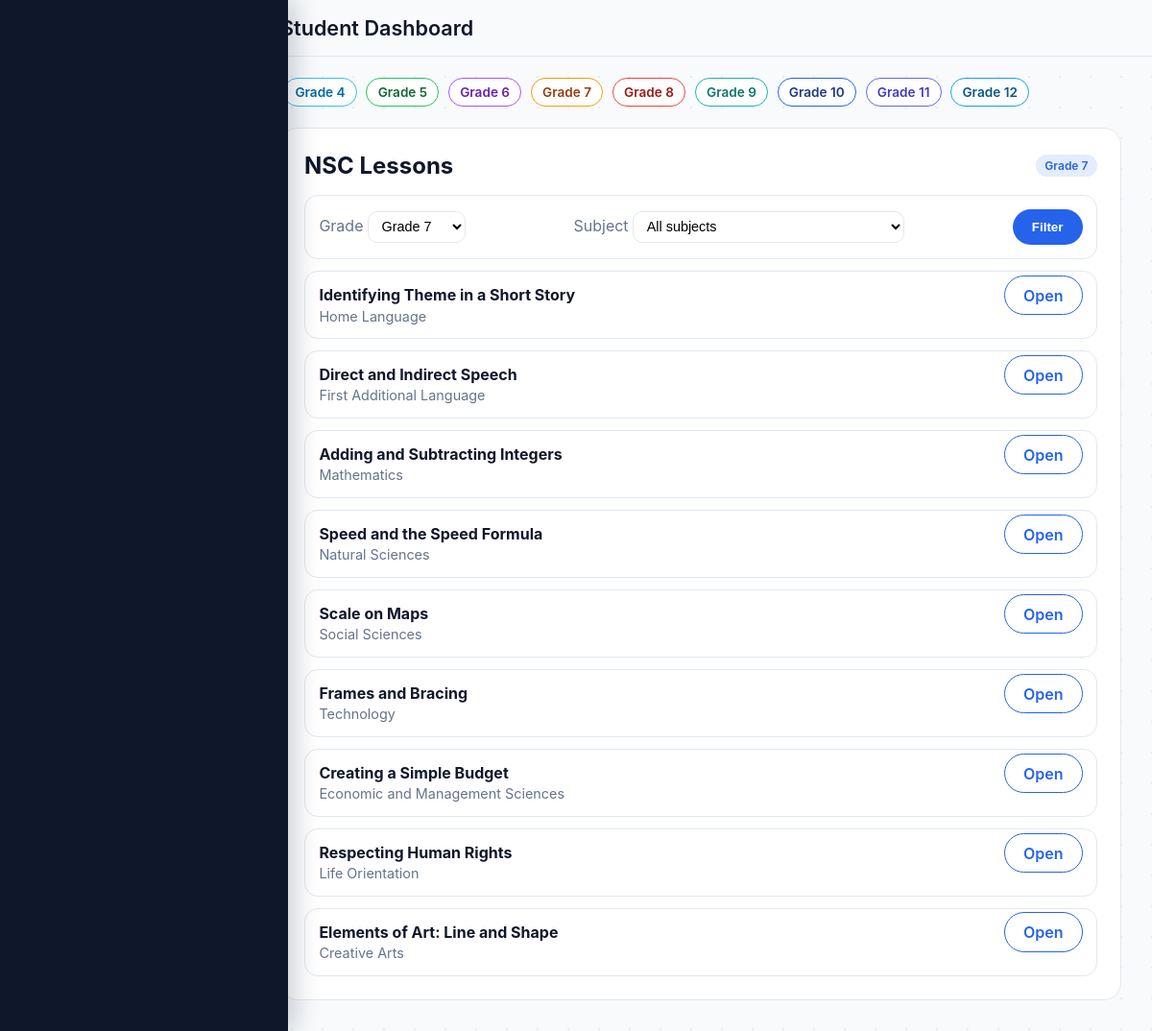
Screenshot of /lessons/catalog/?grade=7 (signed in) with the database file from the repository.
### core/models.py (models this page shows, shortened)
class Grade(models.Model):
    PHASE_INTERMEDIATE = "intermediate"
    PHASE_SENIOR = "senior"
    PHASE_FET = "fet"
    PHASE_CHOICES = [
        (PHASE_INTERMEDIATE, "Intermediate"),
        (PHASE_SENIOR, "Senior"),
        (PHASE_FET, "FET"),
    ]
    number = models.PositiveSmallIntegerField(unique=True)
    label = models.CharField(max_length=20, default="")
    phase = models.CharField(max_length=20, choices=PHASE_CHOICES, default=PHASE_INTERMEDIATE)
    class Meta:
        ordering = ("number",)
    def __str__(self):
        return self.label or f"Grade {self.number}"

class Lesson(models.Model):
    caps_version = models.ForeignKey(
        CAPSVersion,
        on_delete=models.SET_NULL,
        null=True,
        blank=True,
        related_name="lessons",
    )
    title = models.CharField(max_length=200)
    slug = models.SlugField(max_length=220, unique=True, blank=True, null=True)
    term = models.PositiveSmallIntegerField(choices=[(1, "Term 1"), (2, "Term 2"), (3, "Term 3"), (4, "Term 4")], default=1)
    topic = models.CharField(max_length=200, blank=True, default="")
    content = models.TextField()
    key_concepts = models.TextField(blank=True, default="")
    examples = models.TextField(blank=True, default="")
    summary = models.TextField(blank=True, default="")
    grade = models.CharField(max_length=20, blank=True, default="")
    subject = models.CharField(max_length=50, blank=True, default="")
    grade_ref = models.ForeignKey(Grade, on_delete=models.SET_NULL, null=True, blank=True, related_name="lessons")
    subject_ref = models.ForeignKey(Subject, on_delete=models.SET_NULL, null=True, blank=True, related_name="lessons")
    topic_ref = models.ForeignKey(Topic, on_delete=models.SET_NULL, null=True, blank=True, related_name="lessons")
    subtopic_ref = models.ForeignKey("Subtopic", on_delete=models.SET_NULL, null=True, blank=True, related_name="lessons")
    notes_text = models.TextField(blank=True, default="")
    notes_file = models.FileField(upload_to="lesson_notes/", blank=True, null=True)
    video_url = models.URLField(blank=True, default="")
    formula_sheet = models.FileField(upload_to="formula_sheets/", blank=True, null=True)
    cover_image = models.FileField(upload_to="lesson_images/", blank=True, null=True)
    created_at = models.DateTimeField(auto_now_add=True)
    updated_at = models.DateTimeField(auto_now=True)
    is_published = models.BooleanField(default=False)
    @property
    def description(self):
        return self.content
    @classmethod
    def published_for_active_caps(cls):
        return cls.objects.filter(is_published=True, caps_version__is_active=True)

class Subject(models.Model):
    name = models.CharField(max_length=100)
    slug = models.SlugField(max_length=120, unique=True)
    grades = models.ManyToManyField(Grade, related_name="subjects", blank=True)
    class Meta:
        ordering = ("name",)

### core/views.py (the view)
# urls.py: path("lessons/catalog/", views.lesson_catalog, name="lesson_catalog"),
@login_required
def lesson_catalog(request):
    grade_number = request.GET.get("grade")
    subject_slug = request.GET.get("subject")
    grade = Grade.objects.filter(number=grade_number).first() if grade_number else Grade.objects.first()
    subjects = Subject.objects.all()
    lessons = Lesson.published_for_active_caps().select_related("grade_ref", "subject_ref", "topic_ref", "subtopic_ref")
    if grade:
        lessons = lessons.filter(models.Q(grade_ref=grade) | models.Q(grade=str(grade.number)))
    if subject_slug:
        lessons = lessons.filter(models.Q(subject_ref__slug=subject_slug) | models.Q(subject__iexact=subject_slug.replace("-", " ")))
    paginator = Paginator(lessons, 12)
    page_obj = paginator.get_page(request.GET.get("page"))
    progress_map = {
        progress.lesson_id: progress
        for progress in StudentProgress.objects.filter(student=request.user, lesson__in=page_obj)
    }
    bookmarks = {
        bookmark.lesson_id
        for bookmark in LessonBookmark.objects.filter(student=request.user, lesson__in=page_obj)
    }
    lesson_cards = [
        {
            "lesson": lesson,
            "progress": progress_map.get(lesson.id),
            "bookmarked": lesson.id in bookmarks,
        }
        for lesson in page_obj
    ]
    return render(request, "core/lessons/lesson_catalog.html", {
        "grade": grade,
        "subjects": subjects,
        "lesson_cards": lesson_cards,
        "page_obj": page_obj,
    })

### core/context_processors.py (called while the page is built)
def grade_nav_context(request):
    grades = list(Grade.objects.order_by("number"))
    return {
        "nav_grades": grades,
    }

### core/templates/core/lessons/lesson_catalog.html (shortened to what this page needs)
{% extends "core/base_student.html" %}
{% block dashboard_content %}
<section class="panel">
  <div class="panel__header">
    <h2>NSC Lessons</h2>
    {% if grade %}
      <span class="chip">{{ grade }}</span>
    {% endif %}
  </div>
  <div class="panel__body">
    <form method="get" class="panel-item" style="align-items:center;">
      <div>
        <label class="muted">Grade</label>
        <select name="grade" class="form-select">
          {% for item in nav_grades %}
            <option value="{{ item.number }}" {% if grade and item.number == grade.number %}selected{% endif %}>Grade {{ item.number }}</option>
          {% endfor %}
        </select>
      </div>
      <div>
        <label class="muted">Subject</label>
        <select name="subject" class="form-select">
          <option value="">All subjects</option>
        </select>
      </div>
      <button class="btn btn-primary" type="submit">Filter</button>
    </form>
    {% for card in lesson_cards %}
      {% with lesson=card.lesson progress=card.progress %}
      <div class="panel-item">
        <div>
          <h3>{{ lesson.title }}</h3>
          <p>{{ lesson.subject_ref.name|default:lesson.subject }}</p>
        </div>
        <div>
          <a class="btn btn-outline" href="{% url 'lesson_detail_slug' lesson.slug %}">Open</a>
        </div>
      </div>
      {% endwith %}
    {% empty %}
      <p class="panel-empty">No lessons found for this grade/subject.</p>
    {% endfor %}
  </div>
</section>
{% endblock %}

### core/templates/core/components/grade_nav.html
<nav class="grade-nav" aria-label="Grades">
  <div class="grade-nav__track">
    {% for grade in nav_grades %}
      <a class="grade-nav__item grade-{{ grade.number }}" href="{% url 'lesson_catalog' %}?grade={{ grade.number }}">
        Grade {{ grade.number }}
      </a>
    {% endfor %}
  </div>
</nav>

### core/static/core/css/base_styles.css (style rules this page uses)
:root { --color-primary: #1e40af; --color-secondary: #16a34a; --color-accent: #f97316; --color-bg: #f9fafb; --color-text: #111827; --color-muted: #6b7280; --color-card: #ffffff; --color-border: #e5e7eb; --shadow-soft: 0 12px 28px rgba(15, 23, 42, 0.08); }
body.app-body { margin: 0; font-family: "Inter", "Segoe UI", system-ui, sans-serif; background: var(--color-bg); color: var(--color-text); }
body.app-gradient { background: linear-gradient(135deg, #eef2ff 0%, #f0fdf4 100%); position: relative; overflow-x: hidden; }
body.app-gradient::before { content: ""; position: fixed; inset: 0; background-image: radial-gradient(rgba(30, 64, 175, 0.08) 1px, transparent 1px); background-size: 32px 32px; pointer-events: none; z-index: -1; }

### core/static/core/css/dashboard.css (style rules this page uses)
:root { --bg: #f8fafc; --card: #ffffff; --text: #0f172a; --muted: #64748b; --border: #e2e8f0; --hover: #7c3aed; --sidebar-bg: #0f172a; --accent: #2563eb; --accent-secondary: #16a34a; --accent-warm: #f59e0b; }
body.dashboard-body { margin: 0; font-family: "Inter", "Segoe UI", system-ui, sans-serif; background: var(--bg); color: var(--text); }
.btn { border-radius: 999px; padding: 0.6rem 1.2rem; text-decoration: none; font-weight: 600; border: 1px solid transparent; }
.btn-primary { background: var(--accent); color: #ffffff; }
.btn-outline { border-color: var(--accent); color: var(--accent); background: #ffffff; }
.form-select { border: 1px solid var(--border); border-radius: 10px; padding: 0.4rem 0.6rem; font-size: 0.9rem; background: #ffffff; }
.panel { background: var(--card); border: 1px solid var(--border); border-radius: 18px; padding: 1.5rem; }
.panel__header { display: flex; justify-content: space-between; align-items: center; gap: 1rem; margin-bottom: 1rem; }
.panel__header h2 { margin: 0; }
.panel__body { display: grid; gap: 0.75rem; }
.panel-item { display: flex; justify-content: space-between; align-items: flex-start; gap: 1rem; padding: 0.9rem; border: 1px solid var(--border); border-radius: 14px; }
.panel-item h3 { margin: 0 0 0.2rem; font-size: 1rem; }
.panel-item p { margin: 0; color: var(--muted); font-size: 0.9rem; }
.chip { background: rgba(37, 99, 235, 0.12); color: var(--accent); padding: 0.25rem 0.6rem; border-radius: 999px; font-size: 0.75rem; font-weight: 600; }
.muted { color: var(--muted); }
.grade-nav { margin: 1rem 0; overflow-x: auto; }
.grade-nav__track { display: flex; gap: 0.6rem; padding: 0.4rem 0.2rem; }
.grade-nav__item { text-decoration: none; font-weight: 600; font-size: 0.85rem; padding: 0.35rem 0.7rem; border-radius: 999px; border: 1px solid var(--border); background: #ffffff; color: var(--text); white-space: nowrap; }
.grade-4 { border-color: #38bdf8; color: #0369a1; }
.grade-5 { border-color: #22c55e; color: #166534; }
.grade-6 { border-color: #a855f7; color: #6b21a8; }
.grade-7 { border-color: #f59e0b; color: #92400e; }
.grade-8 { border-color: #ef4444; color: #991b1b; }
.grade-9 { border-color: #14b8a6; color: #0f766e; }
.grade-10 { border-color: #2563eb; color: #1e3a8a; }
.grade-11 { border-color: #6366f1; color: #4338ca; }
.grade-12 { border-color: #0ea5e9; color: #075985; }

### core/static/core/css/loader.css (style rules this page uses)
:root { --loader-bg-start: #081f63; --loader-bg-end: #0b2c78; --loader-text: #eef2ff; --loader-glow: rgba(64, 255, 214, 1); --loader-glow-soft: rgba(64, 255, 214, 0.5); }

### rows the page displays
Grade: number "4"
Grade: number "5"
Grade: number "6"
Grade: number "7", label "Grade 7"
Grade: number "8"
Grade: number "9"
Grade: number "10"
Grade: number "11"
Grade: number "12"
Lesson: lesson "Identifying Theme in a Short Story", lesson.subject_ref.name "Home Language"
Lesson: lesson "Direct and Indirect Speech", lesson.subject_ref.name "First Additional Language"
Lesson: lesson "Adding and Subtracting Integers", lesson.subject_ref.name "Mathematics"
Lesson: lesson "Speed and the Speed Formula", lesson.subject_ref.name "Natural Sciences"
Lesson: lesson "Scale on Maps", lesson.subject_ref.name "Social Sciences"
Lesson: lesson "Frames and Bracing", lesson.subject_ref.name "Technology"
Lesson: lesson "Creating a Simple Budget", lesson.subject_ref.name "Economic and Management Sciences"
Lesson: lesson "Respecting Human Rights", lesson.subject_ref.name "Life Orientation"
Lesson: lesson "Elements of Art: Line and Shape", lesson.subject_ref.name "Creative Arts"
